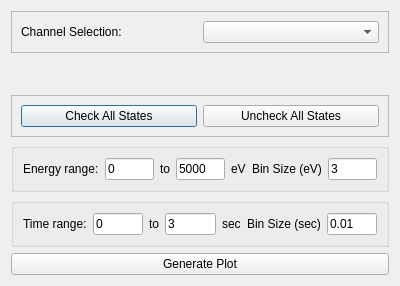
<?xml version="1.0" encoding="UTF-8"?>
<ui version="4.0">
 <class>Dialog</class>
 <widget class="QDialog" name="Dialog">
  <property name="geometry">
   <rect>
    <x>0</x>
    <y>0</y>
    <width>400</width>
    <height>286</height>
   </rect>
  </property>
  <property name="windowTitle">
   <string>Dialog</string>
  </property>
  <layout class="QVBoxLayout" name="verticalLayout">
   <item>
    <widget class="QFrame" name="frame">
     <property name="maximumSize">
      <size>
       <width>16777215</width>
       <height>50</height>
      </size>
     </property>
     <property name="frameShape">
      <enum>QFrame::StyledPanel</enum>
     </property>
     <property name="frameShadow">
      <enum>QFrame::Raised</enum>
     </property>
     <layout class="QHBoxLayout" name="horizontalLayout">
      <item>
       <widget class="QLabel" name="label">
        <property name="text">
         <string>Channel Selection:</string>
        </property>
       </widget>
      </item>
      <item>
       <widget class="QComboBox" name="channelBox"/>
      </item>
     </layout>
    </widget>
   </item>
   <item>
    <widget class="StatesGrid" name="statesGrid" native="true"/>
   </item>
   <item>
    <widget class="QFrame" name="frame_2">
     <property name="frameShape">
      <enum>QFrame::StyledPanel</enum>
     </property>
     <property name="frameShadow">
      <enum>QFrame::Raised</enum>
     </property>
     <layout class="QHBoxLayout" name="horizontalLayout_4">
      <item>
       <widget class="QPushButton" name="checkAllButton">
        <property name="text">
         <string>Check All States</string>
        </property>
       </widget>
      </item>
      <item>
       <widget class="QPushButton" name="uncheckAllButton">
        <property name="text">
         <string>Uncheck All States</string>
        </property>
       </widget>
      </item>
     </layout>
    </widget>
   </item>
   <item>
    <widget class="QGroupBox" name="groupBox_2">
     <property name="title">
      <string/>
     </property>
     <layout class="QHBoxLayout" name="horizontalLayout_5">
      <item>
       <widget class="QLabel" name="label_4">
        <property name="text">
         <string>Energy range:</string>
        </property>
       </widget>
      </item>
      <item>
       <widget class="QLineEdit" name="eRangeLo">
        <property name="text">
         <string>0</string>
        </property>
       </widget>
      </item>
      <item>
       <widget class="QLabel" name="label_5">
        <property name="text">
         <string>to</string>
        </property>
       </widget>
      </item>
      <item>
       <widget class="QLineEdit" name="eRangeHi">
        <property name="text">
         <string>5000</string>
        </property>
       </widget>
      </item>
      <item>
       <widget class="QLabel" name="label_6">
        <property name="text">
         <string>eV</string>
        </property>
       </widget>
      </item>
      <item>
       <widget class="QLabel" name="label_2">
        <property name="text">
         <string>Bin Size (eV)</string>
        </property>
       </widget>
      </item>
      <item>
       <widget class="QLineEdit" name="eBinBox">
        <property name="inputMethodHints">
         <set>Qt::ImhPreferNumbers</set>
        </property>
        <property name="text">
         <string>3</string>
        </property>
       </widget>
      </item>
     </layout>
    </widget>
   </item>
   <item>
    <widget class="QGroupBox" name="groupBox_3">
     <property name="title">
      <string/>
     </property>
     <layout class="QHBoxLayout" name="horizontalLayout_6">
      <item>
       <widget class="QLabel" name="label_7">
        <property name="text">
         <string>Time range:</string>
        </property>
       </widget>
      </item>
      <item>
       <widget class="QLineEdit" name="tRangeLo">
        <property name="text">
         <string>0</string>
        </property>
       </widget>
      </item>
      <item>
       <widget class="QLabel" name="label_8">
        <property name="text">
         <string>to</string>
        </property>
       </widget>
      </item>
      <item>
       <widget class="QLineEdit" name="tRangeHi">
        <property name="text">
         <string>3</string>
        </property>
       </widget>
      </item>
      <item>
       <widget class="QLabel" name="label_9">
        <property name="text">
         <string>sec</string>
        </property>
       </widget>
      </item>
      <item>
       <widget class="QLabel" name="label_3">
        <property name="text">
         <string>Bin Size (sec)</string>
        </property>
       </widget>
      </item>
      <item>
       <widget class="QLineEdit" name="tBinBox">
        <property name="inputMethodHints">
         <set>Qt::ImhPreferNumbers</set>
        </property>
        <property name="text">
         <string>0.01</string>
        </property>
       </widget>
      </item>
     </layout>
    </widget>
   </item>
   <item>
    <widget class="QPushButton" name="plotButton">
     <property name="text">
      <string>Generate Plot</string>
     </property>
    </widget>
   </item>
  </layout>
 </widget>
 <customwidgets>
  <customwidget>
   <class>StatesGrid</class>
   <extends>QWidget</extends>
   <header location="global">massGui.massless</header>
   <container>1</container>
  </customwidget>
 </customwidgets>
 <resources/>
 <connections/>
</ui>
